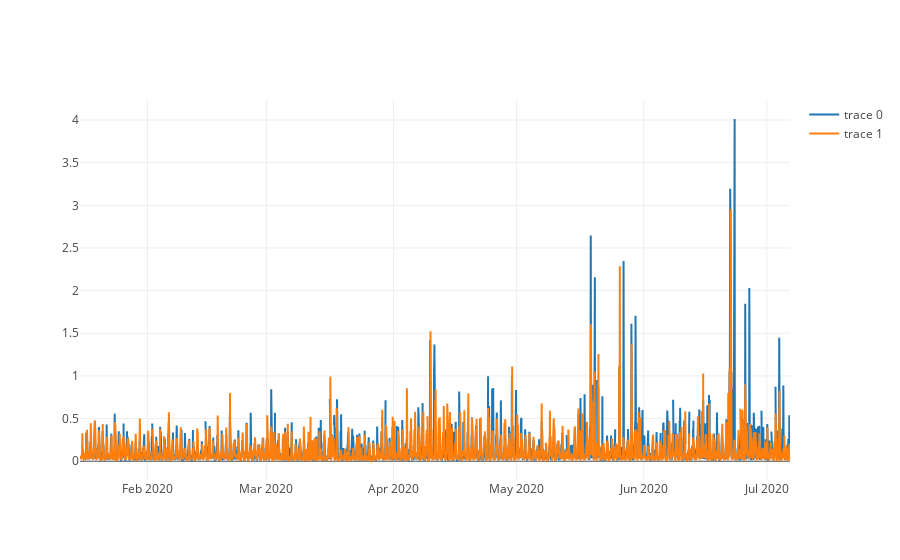

This figure's notebook cell:
### Code cell
plotting.plot_multiple_ts(si_day, si_hour)

### Figure 1 — Plotly figure (JSON) as saved in the notebook; plotly's stock layout.template omitted (floating-point values rounded to 4 significant figures; data arrays with more than 128 entries replaced by an {"elided": "..."} marker saying what was removed)
{"data": [{"type": "scatter", "uid": "2551bc64-cebf-460a-ac7e-88009a04237e", "x": {"elided": "4145 str values"}, "y": {"elided": "4145 float values"}}, {"type": "scatter", "uid": "6ea16f44-9510-424b-bb63-496b73048dfb", "x": {"elided": "4145 str values"}, "y": {"elided": "4145 float values"}}], "layout": {}}
